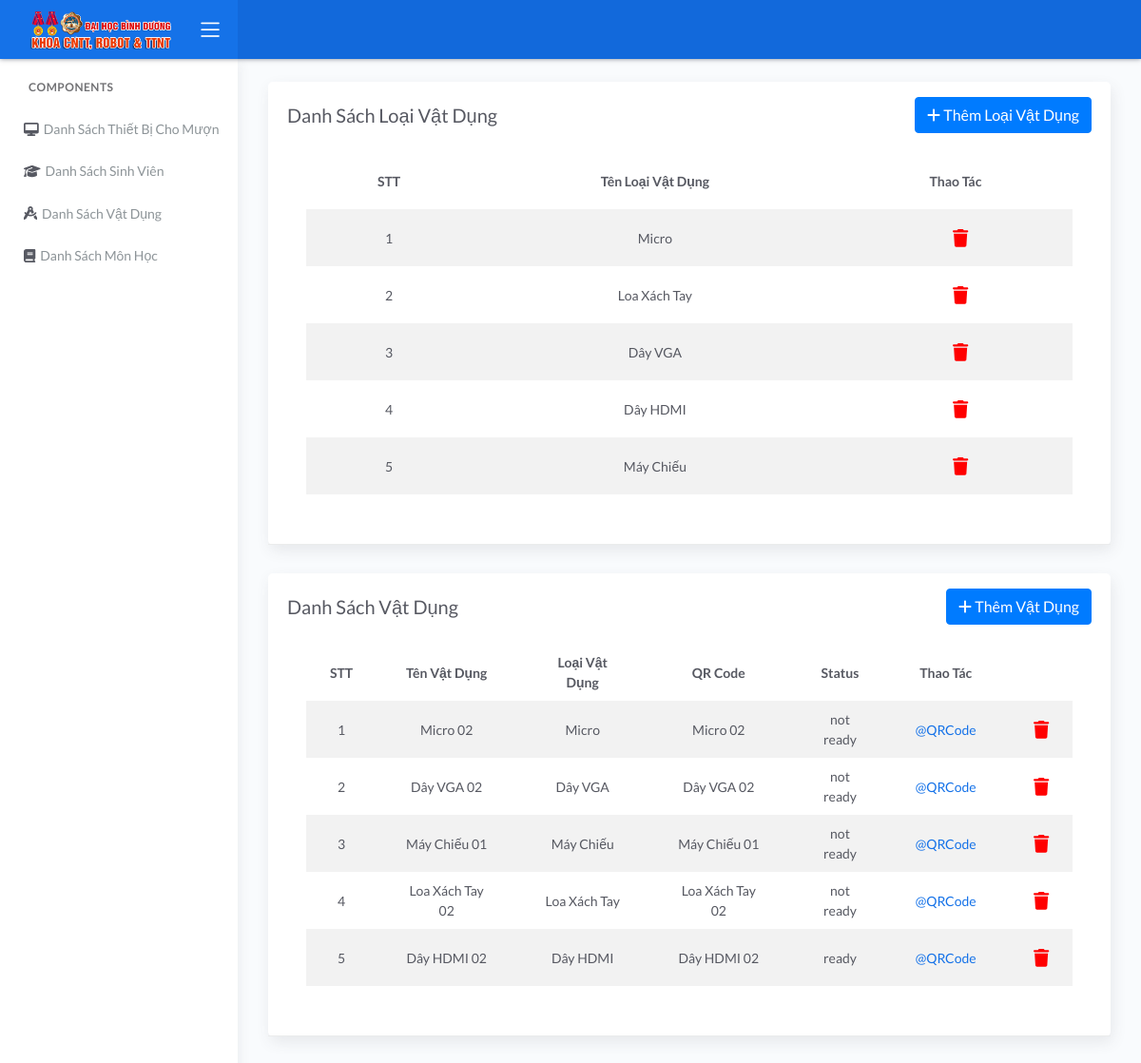
Page /item-list/ on the committed database.
### api/models.py (models this page shows, shortened)
class ItemCategory(models.Model):
    category_name = models.CharField(max_length = 50)

class Item(models.Model):
    category = models.ForeignKey(ItemCategory, on_delete = models.CASCADE, default = None, blank = True)
    id = models.UUIDField(primary_key=True, default=uuid.uuid4, editable=False)
    item_name = models.CharField(max_length = 50)
    qr_code_img = models.FileField(upload_to='qr_code_img/', blank=True, null= True)
    status = models.CharField(max_length = 20, default = 'ready')

### api/views.py (the view)
# urls.py: path('item-list/', item_list, name="item-list"),
def item_list(request):
    item_category_list = ItemCategory.objects.all()
    item_list = Item.objects.all()
    context = {
        "item_category_list" : item_category_list,
        "item_list" : item_list,
    }
    return render(request, "api/item-list.html", context=context)

### templates/api/item-list.html (shortened to what this page needs)
{% extends "api/base.html" %}
{% load static %}
{% block content %}
<div class="row">
    <div class="col-md-12">
        <div class="card">
            <div class="card-header">
                <div class="d-flex align-items-center">
                    <h4 class="card-title">Danh Sách Loại Vật Dụng</h4>
                    <button class="btn btn-primary btn-round ml-auto" data-toggle="modal" data-target="#addRowItemCategoryModal">
                        <i class="fa fa-plus"></i>
                        Thêm Loại Vật Dụng
                    </button>
                </div>
            <div class="card-body">
                <div class="table-responsive">
                    <table id="basic-datatables" class="display table table-striped table-hover">
                        <thead>
                            <tr>
                                <th style="text-align: center;">STT</th>
                                <th style="text-align: center;">Tên Loại Vật Dụng</th>
                                <th style="text-align: center;">Thao Tác</th>
                            </tr>
                        </thead>
                        <tbody>
                            {% for category in item_category_list %}
                            <tr>
                                <td style="text-align: center;">{{ forloop.counter }}</td>
                                <td style="text-align: center;">{{ category.category_name }}</td>
                                <td style="text-align: center;">
                                    <a  style="margin-left: 10px;" href="{% url 'delete-item-category' category.id %}"  >
                                        <i style="color:red;" class="fa-solid fa-trash fa-lg"></i>
                                    </a>
                                </td>
                            </tr>
                            {% endfor %}
                        </tbody>
                    </table>
                </div>
            </div>
        </div>
    </div>
</div>
</div>
<div class="row">
    <div class="col-md-12">
        <div class="card">
            <div class="card-header">
                <div class="d-flex align-items-center">
                    <h4 class="card-title">Danh Sách Vật Dụng</h4>
                    <button class="btn btn-primary btn-round ml-auto" data-toggle="modal" data-target="#addRowItemModal">
                        <i class="fa fa-plus"></i>
                        Thêm Vật Dụng
                    </button>
                </div>
            <div class="card-body">
                <div class="table-responsive">
                    <table id="item-datatables" class="display table table-striped table-hover">
                        <thead>
                            <tr>
                                <th style="text-align: center;">STT</th>
                                <th style="text-align: center;">Tên Vật Dụng</th>
                                <th style="text-align: center;">Loại Vật Dụng</th>
                                <th style="text-align: center;">QR Code</th>
                                <th style="text-align: center;">Status</th>
                                <th style="text-align: center;">Thao Tác</th>
                            </tr>
                        </thead>
                        <tbody>
                            {% for item in item_list %}
                            <tr>
                                <td style="text-align: center;">{{ forloop.counter }}</td>
                                <td style="text-align: center;">{{ item.item_name }}</td>
                                <td style="text-align: center;">{{ item.category.category_name }}</td>
                                <td style="text-align: center;">{{ item.item_name }}</td>
                                <td style="text-align: center;">{{ item.status }}</td>
                                <td style="text-align: center;"><a target="_blank" href="{{ item.qr_code_img.url }}">@QRCode</a></td>
                                <td style="text-align: center;">
                                    <a  style="margin-left: 10px;" href="{% url 'delete-item' item.id %}"  >
                                        <i style="color:red;" class="fa-solid fa-trash fa-lg"></i>
                                    </a>
                                </td>
                            </tr>
                            {% endfor %}
                        </tbody>
                    </table>
                </div>
            </div>
        </div>
    </div>
</div>
{% endblock %}

### templates/api/base.html (shortened to what this page needs)
{% load static %}
<!DOCTYPE html>
<html lang="en">
<head>
	<link rel="stylesheet" href="{% static 'css/bootstrap.min.css' %}">
	<link rel="stylesheet" href="{% static 'css/atlantis.min.css' %}">
</head>
<body>
	<div class="wrapper">
		<div class="main-header">
			<div class="logo-header" data-background-color="blue">
				<a href="{% url 'item-borrow-list' %}" class="logo">
					<img src="{% static 'image/nav_brand_logo.png' %}" alt="navbar brand" class="navbar-brand">
				</a>
				<div class="nav-toggle">
					<button class="btn btn-toggle toggle-sidebar">
						<i class="icon-menu"></i>
					</button>
				</div>
			</div>
			<nav class="navbar navbar-header navbar-expand-lg" data-background-color="blue2">
			</nav>
		</div>
		<div class="sidebar sidebar-style-2">
			<div class="sidebar-wrapper scrollbar scrollbar-inner">
				<div class="sidebar-content">
					<ul class="nav nav-primary">
						<li class="nav-section">
							<h4 class="text-section">Components</h4>
						</li>
						<li class="nav-item">
							<a href="{% url 'item-borrow-list' %}">
								<i class="fas fa-desktop"></i>
								<p>Danh Sách Thiết Bị Cho Mượn</p>
							</a>
						</li>
						<li class="nav-item">
							<a href="{% url 'student-list' %}">
								<i class="fas fa-graduation-cap"></i>
								<p>Danh Sách Sinh Viên</p>
							</a>
						</li>
						<li class="nav-item">
							<a href="{% url 'item-list' %}">
								<i class="fas fa-compass-drafting"></i>
								<p>Danh Sách Vật Dụng</p>
							</a>
						</li>
						<li class="nav-item">
							<a href="{% url 'subject-list' %}">
								<i class="fas fa-book"></i>
								<p>Danh Sách Môn Học</p>
							</a>
						</li>
					</ul>
				</div>
			</div>
		</div>
		<div class="main-panel">
			<div class="content">
				<div class="page-inner">
					{% block content %}
					{% endblock %}
				</div>
			</div>
		</div>
	</div>
</body>
</html>

### rows in the picture
ItemCategory: category_name "Micro"
ItemCategory: category_name "Loa Xách Tay"
ItemCategory: category_name "Dây VGA"
ItemCategory: category_name "Dây HDMI"
ItemCategory: category_name "Máy Chiếu"
Item: item_name "Micro 02", category.category_name "Micro", status "not ready"
Item: item_name "Dây VGA 02", category.category_name "Dây VGA", status "not ready"
Item: item_name "Máy Chiếu 01", category.category_name "Máy Chiếu", status "not ready"
Item: item_name "Loa Xách Tay 02", category.category_name "Loa Xách Tay", status "not ready"
Item: item_name "Dây HDMI 02", category.category_name "Dây HDMI", status "ready"
